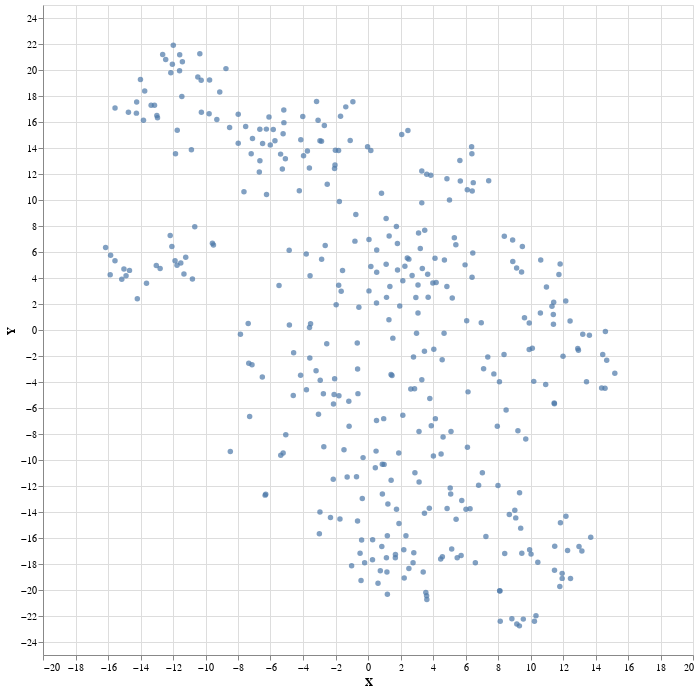

Source (notebook cell):
### Code cell
alt.Chart(vis_data).mark_circle(size=30).encode(
    x='X',
    y='Y',
    tooltip='TOKEN'
).properties(
    height=650,
    width=650
).interactive()

### Figure 1 — Vega-Lite specification as saved in the notebook (floating-point values rounded to 4 significant figures; data arrays with more than 128 entries replaced by an {"elided": "..."} marker saying what was removed)
{"config": {"view": {"continuousWidth": 400, "continuousHeight": 300}}, "data": {"name": "data-61f387aa92192012459f5273bcb96484"}, "mark": {"type": "circle", "size": 30}, "encoding": {"tooltip": {"field": "TOKEN", "type": "nominal"}, "x": {"field": "X", "type": "quantitative"}, "y": {"field": "Y", "type": "quantitative"}}, "height": 650, "selection": {"selector002": {"type": "interval", "bind": "scales", "encodings": ["x", "y"]}}, "width": 650, "$schema": "https://vega.github.io/schema/vega-lite/v4.17.0.json", "datasets": {"data-61f387aa92192012459f5273bcb96484": {"elided": "379 records"}}}
